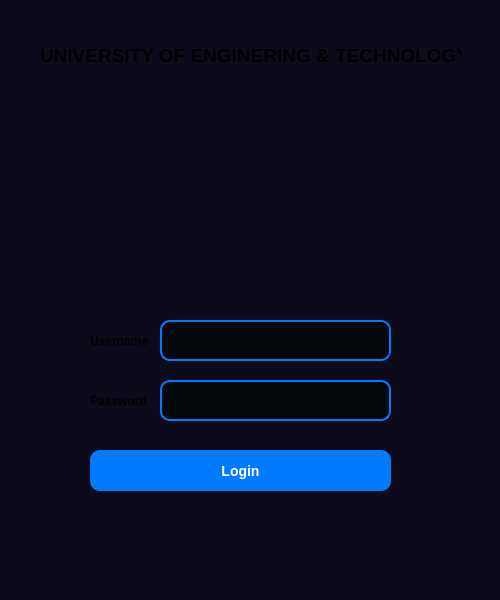
<?xml version="1.0" encoding="UTF-8"?>
<ui version="4.0">
 <class>Dialog</class>
 <widget class="QDialog" name="Dialog">
  <property name="geometry">
   <rect>
    <x>0</x>
    <y>0</y>
    <width>500</width>
    <height>600</height>
   </rect>
  </property>
  <property name="windowTitle">
   <string>Dialog</string>
  </property>
  <property name="styleSheet">
   <string notr="true">background-color: rgb(13, 11, 27);</string>
  </property>
  <widget class="QLabel" name="Name">
   <property name="geometry">
    <rect>
     <x>40</x>
     <y>40</y>
     <width>421</width>
     <height>31</height>
    </rect>
   </property>
   <property name="font">
    <font>
     <pointsize>14</pointsize>
     <italic>false</italic>
     <bold>true</bold>
    </font>
   </property>
   <property name="styleSheet">
    <string notr="true">background-color: rgb(13, 11, 26);</string>
   </property>
   <property name="text">
    <string>UNIVERSITY OF ENGINERING &amp; TECHNOLOGY</string>
   </property>
  </widget>
  <widget class="QPushButton" name="pushButton">
   <property name="geometry">
    <rect>
     <x>90</x>
     <y>450</y>
     <width>301</width>
     <height>41</height>
    </rect>
   </property>
   <property name="styleSheet">
    <string notr="true">background-color: #007BFF;   
    color: #FFFFFF;              
    border-radius: 10px;         
    font-size: 14px;             
    font-weight: bold;         
    padding: 6px 12px;        
    border: none;</string>
   </property>
   <property name="text">
    <string>Login</string>
   </property>
  </widget>
  <widget class="QLabel" name="label_4">
   <property name="geometry">
    <rect>
     <x>90</x>
     <y>320</y>
     <width>71</width>
     <height>41</height>
    </rect>
   </property>
   <property name="font">
    <font>
     <bold>true</bold>
    </font>
   </property>
   <property name="styleSheet">
    <string notr="true"/>
   </property>
   <property name="text">
    <string>Username</string>
   </property>
   <property name="scaledContents">
    <bool>false</bool>
   </property>
   <property name="wordWrap">
    <bool>false</bool>
   </property>
  </widget>
  <widget class="QLabel" name="label_2">
   <property name="geometry">
    <rect>
     <x>140</x>
     <y>110</y>
     <width>201</width>
     <height>161</height>
    </rect>
   </property>
   <property name="text">
    <string/>
   </property>
   <property name="pixmap">
    <pixmap>../../../../../Downloads/Adobe Express - file (1).png</pixmap>
   </property>
   <property name="scaledContents">
    <bool>true</bool>
   </property>
  </widget>
  <widget class="QTextEdit" name="textEdit">
   <property name="geometry">
    <rect>
     <x>160</x>
     <y>320</y>
     <width>231</width>
     <height>41</height>
    </rect>
   </property>
   <property name="styleSheet">
    <string notr="true">border: 2px solid #007BFF;
background-color: #04080d;
border-radius: 10px;
padding: 4px;</string>
   </property>
  </widget>
  <widget class="QLabel" name="label_6">
   <property name="geometry">
    <rect>
     <x>90</x>
     <y>380</y>
     <width>71</width>
     <height>41</height>
    </rect>
   </property>
   <property name="font">
    <font>
     <bold>true</bold>
    </font>
   </property>
   <property name="styleSheet">
    <string notr="true"/>
   </property>
   <property name="text">
    <string>Password</string>
   </property>
   <property name="scaledContents">
    <bool>false</bool>
   </property>
   <property name="wordWrap">
    <bool>false</bool>
   </property>
  </widget>
  <widget class="QTextEdit" name="textEdit_2">
   <property name="geometry">
    <rect>
     <x>160</x>
     <y>380</y>
     <width>231</width>
     <height>41</height>
    </rect>
   </property>
   <property name="styleSheet">
    <string notr="true">border: 2px solid #007BFF;
background-color: #04080d;
border-radius: 10px;
padding: 4px;</string>
   </property>
  </widget>
 </widget>
 <resources/>
 <connections/>
</ui>
